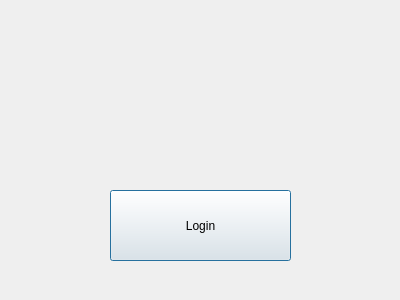
<?xml version="1.0" encoding="UTF-8"?>
<ui version="4.0">
 <class>LoginDlg</class>
 <widget class="QDialog" name="LoginDlg">
  <property name="geometry">
   <rect>
    <x>0</x>
    <y>0</y>
    <width>400</width>
    <height>300</height>
   </rect>
  </property>
  <property name="windowTitle">
   <string>Dialog</string>
  </property>
  <widget class="QPushButton" name="pushButton">
   <property name="geometry">
    <rect>
     <x>110</x>
     <y>190</y>
     <width>181</width>
     <height>71</height>
    </rect>
   </property>
   <property name="text">
    <string>Login</string>
   </property>
  </widget>
 </widget>
 <resources/>
 <connections>
  <connection>
   <sender>pushButton</sender>
   <signal>clicked()</signal>
   <receiver>LoginDlg</receiver>
   <slot>accept()</slot>
   <hints>
    <hint type="sourcelabel">
     <x>187</x>
     <y>227</y>
    </hint>
    <hint type="destinationlabel">
     <x>254</x>
     <y>123</y>
    </hint>
   </hints>
  </connection>
 </connections>
</ui>
